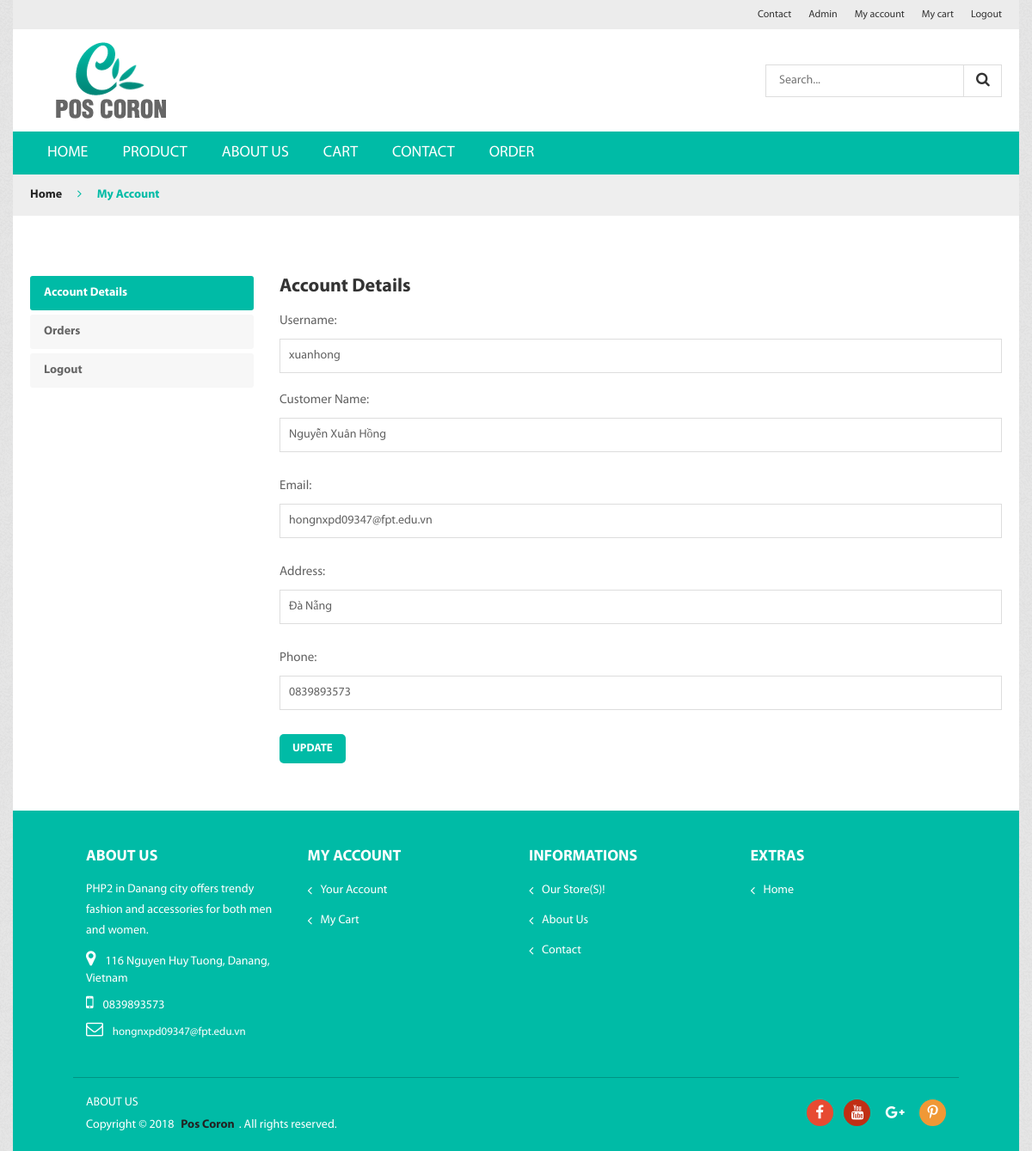
Screenshot of /index.php?controller=account&action=index (signed in) with the database file from the repository.
### tables this page shows
CREATE TABLE `users` (
  `CustomerID` int(11) NOT NULL,
  `CustomerName` varchar(50) DEFAULT NULL,
  `Username` varchar(50) NOT NULL,
  `Address` varchar(100) DEFAULT NULL,
  `PhoneNumber` varchar(15) DEFAULT NULL,
  `Email` varchar(50) DEFAULT NULL,
  `Password` varchar(50) NOT NULL
);

### models/Database.php (called while the page is built)
<?php
class Database
{
    private $pdo;
    public function __construct()
    {
        $this->pdo = new PDO('mysql:host=127.0.0.1;dbname=shopphp2', 'root', '');
        $this->pdo->setAttribute(PDO::ATTR_ERRMODE, PDO::ERRMODE_EXCEPTION);
    }
    public function getPDO()
    {
        return $this->pdo;
    }
}
?>

### models/accountModel.php (called while the page is built, shortened)
<?php
require_once('models/Database.php');
class AccountModel
{
    private $pdo;
    public function __construct($db)
    {
        $this->pdo = $db->getPDO();
    }
    public function getUserById($customerId)
    {
        $query = "SELECT * FROM users WHERE CustomerID = :customerId";
        $stmt = $this->pdo->prepare($query);
        $stmt->execute(array(':customerId' => $customerId));
        $user = $stmt->fetch(PDO::FETCH_ASSOC);
        return $user;
    }
}
?>

### views/account/index.php (the view, shortened to what this page needs)
<?php include_once(realpath('') . '\\views\\layouts\\header.php'); ?>
<div class="breadcrumbs_area">
    <div class="row">
        <div class="col-12">
            <div class="breadcrumb_content">
                <ul>
                    <li><a href="index.html">home</a></li>
                    <li><i class="fa fa-angle-right"></i></li>
                    <li>my account</li>
                </ul>
            </div>
        </div>
    </div>
</div>
<section class="main_content_area">
    <div class="account_dashboard">
        <div class="row">
            <div class="col-sm-12 col-md-3 col-lg-3">
                <div class="dashboard_tab_button">
                    <ul role="tablist" class="nav flex-column dashboard-list">
                        <li><a href="#account-details" data-toggle="tab" class="nav-link active">Account
                                details</a></li>
                        <li> <a href="#orders" data-toggle="tab" class="nav-link">Orders</a></li>
                        <li><a href="index.php?controller=auth&action=logout" class="nav-link">logout</a></li>
                    </ul>
                </div>
            </div>
            <div class="col-sm-12 col-md-9 col-lg-9">
                <div class="tab-content dashboard_content">
                    <div class="tab-pane fade show active" id="account-details">
                        <h3>Account details</h3>
                        <div class="login">
                            <div class="login_form_container">
                                <div class="account_login_form">
                                    <form id="account-update" action="
                                        index.php?controller=account&action=update" method="post">
                                        <label for="username">Username:</label>
                                        <input type="text" id="username" name="username" disabled
                                            value="<?php echo $userData['Username']; ?>">
                                        <label for="customername">Customer Name:</label>
                                        <input type="text" id="customername" name="customername" required
                                            value="<?php echo $userData['CustomerName']; ?>">
                                        <label for="email">Email:</label>
                                        <input type="email" id="email" name="email"
                                            value="<?php echo $userData['Email']; ?>">
                                        <label for="address">Address:</label>
                                        <input type="text" id="address" name="address"
                                            value="<?php echo $userData['Address']; ?>">
                                        <label for="phone">Phone:</label>
                                        <input type="tel" id="phone" name="phone"
                                            value="<?php echo $userData['PhoneNumber']; ?>">
                                        <button type="submit"
                                            class="save_button primary_btn default_button">Update</button>
                                    </form>
                                </div>
                            </div>
                        </div>
                    </div>
                </div>
            </div>
        </div>
    </div>
</section>
<?php include_once(realpath('') . '\\views\\layouts\\footer.php'); ?>

### assets/css/bundle.css (style rules this page uses)
body { font-family: 'Myriad Pro'; line-height: 24px; font-weight: 400; font-style: normal; color: #333333; font-size: 13px; }
a, .btn { -webkit-transition: all 0.3s ease-out 0s; transition: all 0.3s ease-out 0s; }
a, button, input { outline: medium none; color: #686868; }
h1, h2, h3, h4, h5, h6 { font-weight: normal; color: #444444; margin-top: 0px; font-style: normal; font-weight: 700; }
h3 { font-size: 28px; }
ul { margin: 0px; padding: 0px; }
li { list-style: none }
label { font-size: 15px; font-weight: 400; color: #626262; }
a.button-border span, a.button-border-white span, input, select, textarea { -webkit-transition: all 0.5s ease-out 0s; transition: all 0.5s ease-out 0s; }
input { background: #eceff8; border: 1px solid #eee; height: 45px; -webkit-box-shadow: none; box-shadow: none; padding-left: 10px; font-size: 14px; color: #626262; width: 100%; }

### assets/css/style.css (style rules this page uses)
.breadcrumb_content ul li { display: inline-block; padding-right: 15px; font-size: 14px; font-weight: bold; color: #00bba6; text-transform: capitalize; line-height: 15px; }
.breadcrumb_content ul li a { color: #222; }
.breadcrumb_content ul { line-height: 48px; }
.breadcrumbs_area { height: 48px; background: #eee; line-height: 48px; padding: 0 20px; }
.dashboard_tab_button ul li a { font-size: 14px; color: #666666; font-weight: 600; text-transform: capitalize; background: #f7f7f7; border-radius: 3px; }
.dashboard_tab_button ul li { margin-bottom: 5px; }
.dashboard_tab_button ul li a:hover,.dashboard_tab_button ul li a.active { background: #00bba6; color: #fff; }
.main_content_area { padding: 70px 20px 35px; }
.dashboard_content h3 { font-size: 22px; text-transform: capitalize; font-weight: 600; color: #333; margin-bottom: 15px; }
.account_login_form button { border: none; background: #00bba6; color: #fff; text-transform: uppercase; font-weight: 700; padding: 5px 15px; display: block; border-radius: 5px; -webkit-transition: .3s; transition: .3s; cursor: pointer; margin-bottom: 20px; }
.account_login_form form input { border: 1px solid #ddd; background: none; height: 40px; margin-bottom: 20px; }
.dashboard_tab_button { margin-bottom: 30px; }

### rows the page displays
users: username "xuanhong", customername "Nguyễn Xuân Hồng", email "hongnxpd09347@fpt.edu.vn", address "Đà Nẵng", phone "0839893573"
